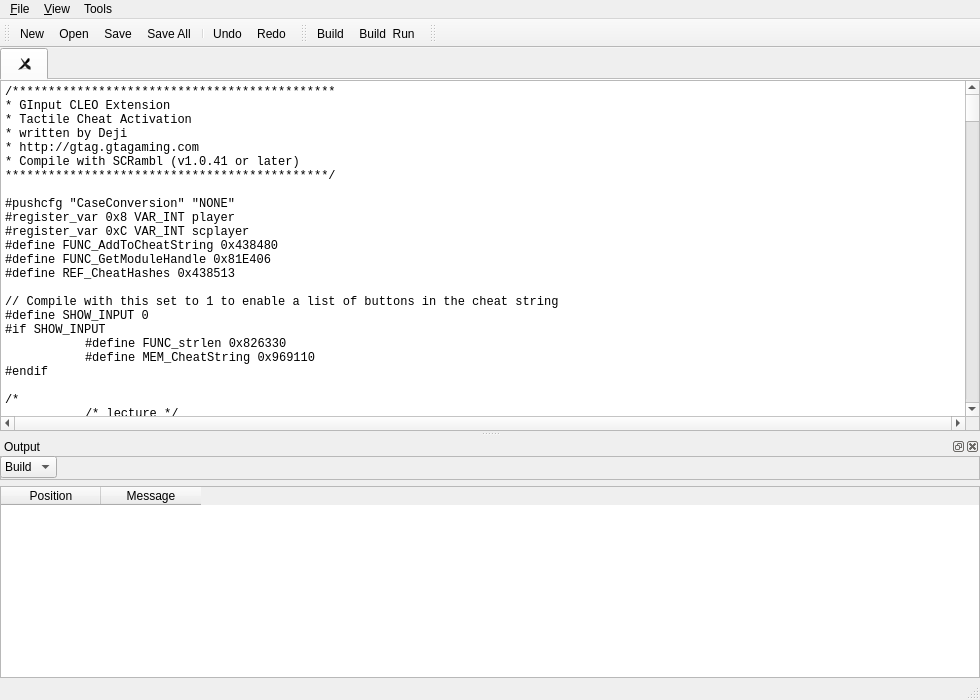
<?xml version="1.0" encoding="UTF-8"?>
<ui version="4.0">
 <class>SCRamblUIClass</class>
 <widget class="QMainWindow" name="SCRamblUIClass">
  <property name="geometry">
   <rect>
    <x>0</x>
    <y>0</y>
    <width>980</width>
    <height>700</height>
   </rect>
  </property>
  <property name="windowTitle">
   <string>SCRamblUI</string>
  </property>
  <property name="documentMode">
   <bool>true</bool>
  </property>
  <property name="dockNestingEnabled">
   <bool>false</bool>
  </property>
  <property name="dockOptions">
   <set>QMainWindow::AllowTabbedDocks|QMainWindow::AnimatedDocks|QMainWindow::VerticalTabs</set>
  </property>
  <widget class="QWidget" name="centralWidget">
   <layout class="QGridLayout" name="gridLayout">
    <property name="leftMargin">
     <number>0</number>
    </property>
    <property name="topMargin">
     <number>0</number>
    </property>
    <property name="rightMargin">
     <number>0</number>
    </property>
    <property name="bottomMargin">
     <number>0</number>
    </property>
    <item row="0" column="0">
     <widget class="QTabWidget" name="gridTabWidget">
      <property name="tabPosition">
       <enum>QTabWidget::North</enum>
      </property>
      <property name="tabShape">
       <enum>QTabWidget::Rounded</enum>
      </property>
      <property name="documentMode">
       <bool>true</bool>
      </property>
      <property name="tabsClosable">
       <bool>true</bool>
      </property>
      <property name="movable">
       <bool>true</bool>
      </property>
      <property name="tabBarAutoHide">
       <bool>false</bool>
      </property>
      <widget class="QWidget" name="gridTabWidgetPage1">
       <attribute name="title">
        <string/>
       </attribute>
       <layout class="QHBoxLayout" name="horizontalLayout">
        <property name="spacing">
         <number>0</number>
        </property>
        <property name="leftMargin">
         <number>0</number>
        </property>
        <property name="topMargin">
         <number>0</number>
        </property>
        <property name="rightMargin">
         <number>0</number>
        </property>
        <property name="bottomMargin">
         <number>0</number>
        </property>
        <item>
         <widget class="CodeEditor" name="plainTextEdit">
          <property name="font">
           <font>
            <family>Courier New</family>
           </font>
          </property>
          <property name="whatsThis">
           <string>&lt;html&gt;&lt;head/&gt;&lt;body&gt;&lt;p&gt;&lt;br/&gt;&lt;/p&gt;&lt;/body&gt;&lt;/html&gt;</string>
          </property>
          <property name="styleSheet">
           <string notr="true">*{
	
	selection-background-color: rgb(0, 255, 127);
}</string>
          </property>
          <property name="frameShadow">
           <enum>QFrame::Raised</enum>
          </property>
          <property name="midLineWidth">
           <number>1</number>
          </property>
          <property name="verticalScrollBarPolicy">
           <enum>Qt::ScrollBarAlwaysOn</enum>
          </property>
          <property name="horizontalScrollBarPolicy">
           <enum>Qt::ScrollBarAlwaysOn</enum>
          </property>
          <property name="lineWrapMode">
           <enum>QPlainTextEdit::NoWrap</enum>
          </property>
          <property name="plainText">
           <string>/*********************************************
* GInput CLEO Extension
* Tactile Cheat Activation
* written by Deji
* http://gtag.gtagaming.com
* Compile with SCRambl (v1.0.41 or later)
*********************************************/

#pushcfg &quot;CaseConversion&quot; &quot;NONE&quot;
#register_var 0x8 VAR_INT player
#register_var 0xC VAR_INT scplayer
#define FUNC_AddToCheatString 0x438480
#define FUNC_GetModuleHandle 0x81E406
#define REF_CheatHashes 0x438513

// Compile with this set to 1 to enable a list of buttons in the cheat string
#define SHOW_INPUT 0
#if SHOW_INPUT
	#define FUNC_strlen 0x826330
	#define MEM_CheatString 0x969110
#endif

/*
	/* lecture */
	Scripts are run before the game fully starts to do set-ups like in the 'INIT' missions
	or continue to the beginning of a loop in a saved script) until the first WAIT
	So it's a good idea to always WAIT, unless we really need that
*/
WAIT 0

{
	LVAR_INT pCheatTable pTranslation pButtons hGInput GInput_GetSourceButtonInput
	GET_LABEL_POINTER (cheats) pCheatTable
	GET_LABEL_POINTER (buttons) pButtons
	GET_LABEL_POINTER (translation) pTranslation
	
	// Get the module handle for GInput.asi
	CALL_FUNCTION_RETURN (FUNC_GetModuleHandle, 1, 0, STRING:&quot;GInput.asi&quot;) hGInput

	// If not found, wait to warn the user
	IF hGInput = 0
		WHILE NOT IS_PLAYER_PLAYING (player)
		OR NOT IS_PLAYER_CONTROL_ON (player)
		OR IS_HELP_MESSAGE_BEING_DISPLAYED
			WAIT 0
		ENDWHILE
		PRINT_HELP_STRING &quot;Tactile Cheat Activation~n~~r~Error: GInput.asi not found!&quot;
		TERMINATE_THIS_CUSTOM_SCRIPT
	ENDIF
	
	// Get the only func we need and save it
	GET_DYNAMIC_LIBRARY_PROCEDURE (&quot;_GInput_GetSourceButtonInput@8&quot;, hGInput) GInput_GetSourceButtonInput
	
main:
	WAIT 0
	
	IF IS_PLAYER_PLAYING (player)
		LVAR_INT counter pAddr button temp_val1 temp_val2
		
		// Check for button presses
		REPEAT 14 counter
			button = counter + LEFTSHOULDER1
			
			IF NOT button == START
			AND NOT button == SELECT
				// Will return the exact input of a specific button, disregarding situational mapping
				CALL_FUNCTION_RETURN (GInput_GetSourceButtonInput, 2, 0, button, player) temp_val1
				
				// Get the address of the &quot;pressed buttons&quot; array, read the current value, write the new one
				pAddr = pButtons + counter
				READ_MEMORY (pAddr, 1, FALSE) temp_val2
				WRITE_MEMORY (pAddr, 1, temp_val1, FALSE)
				
				// If it wasn't already in the &quot;pressed buttons&quot; array, add it to the cheat string
				IF NOT temp_val1 = 0
				AND temp_val2 = 0
					// Find the appropriate ASCII character for this button so it can be hashed
					pAddr = pTranslation + counter
					READ_MEMORY (pAddr, 1, FALSE) temp_val2
					
					// Temporarily replace the cheat hashes array - the cheats will be only usable directly through this script
					READ_MEMORY (REF_CheatHashes, 4, TRUE) temp_val1
					WRITE_MEMORY (REF_CheatHashes, 4, pCheatTable, TRUE)
					
					// Pass to the func which handles PC cheats - it'll take care of everything (R* used the same method)
					CALL_FUNCTION (FUNC_AddToCheatString, 1, 1, temp_val2)
					
					// Restore the cheat hashes so PC cheats can be entered, other scripts can also have custom cheats, etc.
					WRITE_MEMORY (REF_CheatHashes, 4, temp_val1, TRUE)
				ENDIF
			ENDIF
		ENDREPEAT
		
		#if SHOW_INPUT
			// For, like, taking a video of this script and showing how the cheats are being entered...
			LVAR_INT len pCheatText pCheatEnd
			
			// Get the cheat string length and continue if we have anything to print
			CALL_FUNCTION_RETURN (FUNC_strlen, 1, 1, MEM_CheatString) len
			IF len &gt; 0
				GET_LABEL_POINTER (cheat_text) pCheatText
				
				// Only show the last 16 buttons
				IF len &gt; 16
					len = 16
				ENDIF
				
				// The cheat string is in reverse, so start from the end...
				pCheatEnd = MEM_CheatString + len
				WHILE pCheatEnd &gt; MEM_CheatString
					--pCheatEnd
					--len
					
					// [space]
					WRITE_MEMORY (pCheatText, 1, 0x20, FALSE)
					++pCheatText
					
					// Read the next/last char
					READ_MEMORY (pCheatEnd, 1, FALSE) temp_val1
					
					// Convert the cheat string char to a GXT symbol - which GInput will convert to a texture
					IF NOT temp_val1 == 0x31		// 1
						IF NOT temp_val1 == 0x32		// 2
							IF NOT temp_val1 == 0x33		// 3
								IF NOT temp_val1 == 0x34		// 4
									IF NOT temp_val1 == 0x55		// U(p)
										IF NOT temp_val1 == 0x44		// D(own)
											IF NOT temp_val1 == 0x4C		//  L(eft)
												IF NOT temp_val1 == 0x52		// R(ight)
													IF NOT temp_val1 == 0x53		// S(quare)
														IF NOT temp_val1 == 0x54		// T(riangle)
															IF NOT temp_val1 == 0x58		// X
																IF NOT temp_val1 == 0x43		// C(ircle)
																	// it looks hideous...
																	//WRITE_MEMORY (pCheatText, 1, temp_val1, FALSE)
																	//++pCheatText
																	--pCheatText
																	GOTO showinput_continue
																ELSE
																	temp_val2 = 0x6F	// o
																ENDIF
															ELSE
																temp_val2 = 0x78	// x
															ENDIF
														ELSE
															temp_val2 = 0x74	// t
														ENDIF
													ELSE
														temp_val2 = 0x71	// q
													ENDIF
												ELSE
													temp_val2 = 0x3E	// r
												ENDIF
											ELSE
												temp_val2 = 0x3C	// l
											ENDIF
										ELSE
											temp_val2 = 0x64	// d
										ENDIF
									ELSE
										temp_val2 = 0x75	// u
									ENDIF
								ELSE
									temp_val2 = 0x76	// v
								ENDIF
							ELSE
								temp_val2 = 0x6A	// j
							ENDIF
						ELSE
							temp_val2 = 0x6D	// m
						ENDIF
					ELSE
						temp_val2 = 0x6B	// k
					ENDIF
					
					// Concatenate the GXT symbol '~%c~' (where %c is the character we just got above, duh)
					WRITE_MEMORY (pCheatText, 1, 0x7E, FALSE)
					++pCheatText
					WRITE_MEMORY (pCheatText, 1, temp_val2, FALSE)
					++pCheatText
					WRITE_MEMORY (pCheatText, 1, 0x7E, FALSE)
					++pCheatText
					
					showinput_continue:
				ENDWHILE
				
				// \0 at the end, standard...
				WRITE_MEMORY (pCheatText, 1, 0, FALSE)
				
				// Add the text label
				GET_LABEL_POINTER (cheat_text) pCheatText
				ADD_TEXT_LABEL (&quot;_TAC&quot;, pCheatText)
			ELSE
				ADD_TEXT_LABEL (&quot;_TAC&quot;, &quot;&quot;)
			ENDIF
			
			// Print out the list
			USE_TEXT_COMMANDS TRUE
			SET_TEXT_SCALE (2.0, 2.0)
			SET_TEXT_SIZE 1.0
			DISPLAY_TEXT (8.0, 10.0, _TAC)
		#endif
	ENDIF
	
	GOTO main
}

#if SHOW_INPUT
	// if we're showing input, this gives us space to fit the GXT keys
	#hex
	cheat_text:
	00 00 00 00 00 00 00 00 00 00 00 00 00 00 00 00	00 00 00 00 00 00 00 00 00 00 00 00 00 00 00 00		// 32
	00 00 00 00 00 00 00 00 00 00 00 00 00 00 00 00	00 00 00 00 00 00 00 00 00 00 00 00 00 00 00 00		// 64
	00 00 00 00 00 00 00 00 00 00 00 00 00 00 00 00	00 00 00 00 00 00 00 00 00 00 00 00 00 00 00 00		// 96
	#endhex
#endif

// Space to store which buttons are currently held, so we dont repeatedly add it
#hex
buttons:
00 00 00 00 00 00 00 00 00 00 00 00 00 00 00 00			// 16
#endhex

/*
	GTASA PS2 Cheat Hashes
	Recovered from the PS2 GTASA binary.
	Cheats are encrypted by reversing a string (so the input string doesn't need reversing every time)
	and calculating a CRC hash from it. The string is formatted depending on the buttons to press:
		X = Cross
		T = Triangle
		C = Circle
		S = Square
		U = Up
		D = Down
		L = Left
		R = Right
		1 = L1
		2 = L2
		3 = R1
		4 = R2
	e.g. for the weapon cheat (first in the hash table), hashing &quot;URDLURDL4143&quot; will produce 0x518BAD1E.
	
	GTASA was the first (and perhaps last) game in the series to use hashed cheats. This means that there
	are a huge number of possible combinations (over 200,000 confirmed) which can produce the same hash.
*/
#hex
cheats:
1EAD8B51 FB747986 05027580 A5E57B20 A49EF197 	// 0
E56ECF4D 1B17F6D8 30264DA4 021E33D2 292F88AE	// 5
5402598F C91A176A 0DE5EDB4 A666C4CB E09B9F7F 	// 10
281603F0 0292842A 0D295494 EEEEA1E6 E47DBBE5 	// 15
875C86B1 B76C60D9 1FF833B5 DDA2ECE3 817C02F8 	// 20
2B4F181B 546C6509 B194B562 FBA8B3C9 5213EE53 	// 25
E116C1BA BFB3A08F 8A93579C 88F72076 98F427FD 	// 30
70BBE456 B5525F9A 0049BA49 196A8B20 4E854486 	// 35
2013E451 94F19BE8 CF20CCC3 B78FC99B 773B9521 	// 40
BDB08091 A965D112 4E6D2E9C F498B87E 490D5A82 	// 45
1CB73F10 B3FB6C9A 4D9A372A 57D0F8A6 33958F68 	// 50
54E44076 599435C3 0DD6D4E1 63C154D3 9B456E4E 	// 55
C60903ED 2D27C6F0 4FC21EC3 5FA8EFF3 E5310EB4 	// 60
CD041833 0C5FA944 F45180C5 07ECFFF5 AEF732CB 	// 65
2104BCF9 675C20F9 7C374CF2 B4736264 9A2CDF20 	// 70
2053E2CD FC6C817F 45E3CFA3 31830183 E2865BF3 	// 75
9EC12E53 9B1CC977 4E2B51E2 7A2D4EBC 1566F262 	// 80
D3576DF9 E11C79D5 333443EB 860376FA 11A7E1AC 	// 90
00000000 00000000 00000000 00000000 00000000	// 95
#endhex
#hex
translation:
// LEFTSHOULDER1-CIRCLE
&quot;1&quot; &quot;2&quot; &quot;3&quot; &quot;4&quot; &quot;U&quot; &quot;D&quot; &quot;L&quot; &quot;R&quot; 00 00 &quot;S&quot; &quot;T&quot; &quot;X&quot; &quot;C&quot; 00
#endhex
</string>
          </property>
         </widget>
        </item>
       </layout>
      </widget>
     </widget>
    </item>
   </layout>
  </widget>
  <widget class="QMenuBar" name="menuBar">
   <property name="geometry">
    <rect>
     <x>0</x>
     <y>0</y>
     <width>980</width>
     <height>26</height>
    </rect>
   </property>
   <property name="defaultUp">
    <bool>false</bool>
   </property>
   <property name="nativeMenuBar">
    <bool>false</bool>
   </property>
   <widget class="QMenu" name="menuFile">
    <property name="title">
     <string>&amp;File</string>
    </property>
   </widget>
   <widget class="QMenu" name="menuTools">
    <property name="title">
     <string>Tools</string>
    </property>
    <addaction name="action_Options"/>
   </widget>
   <widget class="QMenu" name="menuView">
    <property name="title">
     <string>&amp;View</string>
    </property>
    <addaction name="action_Output"/>
   </widget>
   <addaction name="menuFile"/>
   <addaction name="menuView"/>
   <addaction name="menuTools"/>
  </widget>
  <widget class="QToolBar" name="mainToolBar">
   <property name="accessibleName">
    <string>Hello</string>
   </property>
   <property name="iconSize">
    <size>
     <width>28</width>
     <height>28</height>
    </size>
   </property>
   <property name="toolButtonStyle">
    <enum>Qt::ToolButtonIconOnly</enum>
   </property>
   <attribute name="toolBarArea">
    <enum>TopToolBarArea</enum>
   </attribute>
   <attribute name="toolBarBreak">
    <bool>false</bool>
   </attribute>
   <addaction name="actionNew"/>
   <addaction name="actionOpen"/>
   <addaction name="actionSave"/>
   <addaction name="actionSaveAll"/>
   <addaction name="separator"/>
   <addaction name="actionUndo"/>
   <addaction name="actionRedo"/>
  </widget>
  <widget class="QStatusBar" name="statusBar">
   <property name="statusTip">
    <string/>
   </property>
  </widget>
  <widget class="QToolBar" name="toolBar">
   <property name="windowTitle">
    <string>toolBar</string>
   </property>
   <property name="iconSize">
    <size>
     <width>28</width>
     <height>28</height>
    </size>
   </property>
   <attribute name="toolBarArea">
    <enum>TopToolBarArea</enum>
   </attribute>
   <attribute name="toolBarBreak">
    <bool>false</bool>
   </attribute>
   <addaction name="actionBuild"/>
   <addaction name="actionBuildRun"/>
  </widget>
  <widget class="QToolBar" name="toolBar_2">
   <property name="windowTitle">
    <string>toolBar_2</string>
   </property>
   <attribute name="toolBarArea">
    <enum>TopToolBarArea</enum>
   </attribute>
   <attribute name="toolBarBreak">
    <bool>false</bool>
   </attribute>
  </widget>
  <widget class="QDockWidget" name="dockWidget">
   <property name="floating">
    <bool>false</bool>
   </property>
   <property name="features">
    <set>QDockWidget::AllDockWidgetFeatures</set>
   </property>
   <property name="allowedAreas">
    <set>Qt::AllDockWidgetAreas</set>
   </property>
   <property name="windowTitle">
    <string>Output</string>
   </property>
   <attribute name="dockWidgetArea">
    <number>8</number>
   </attribute>
   <widget class="QWidget" name="dockWidgetContents">
    <property name="autoFillBackground">
     <bool>true</bool>
    </property>
    <layout class="QVBoxLayout" name="verticalLayout">
     <property name="leftMargin">
      <number>0</number>
     </property>
     <property name="topMargin">
      <number>0</number>
     </property>
     <property name="rightMargin">
      <number>0</number>
     </property>
     <property name="bottomMargin">
      <number>0</number>
     </property>
     <item>
      <widget class="QFrame" name="frame">
       <property name="minimumSize">
        <size>
         <width>0</width>
         <height>24</height>
        </size>
       </property>
       <property name="frameShape">
        <enum>QFrame::StyledPanel</enum>
       </property>
       <property name="frameShadow">
        <enum>QFrame::Raised</enum>
       </property>
       <widget class="QComboBox" name="comboBox">
        <property name="geometry">
         <rect>
          <x>0</x>
          <y>0</y>
          <width>57</width>
          <height>22</height>
         </rect>
        </property>
        <property name="sizeAdjustPolicy">
         <enum>QComboBox::AdjustToContents</enum>
        </property>
        <item>
         <property name="text">
          <string>Build</string>
         </property>
        </item>
       </widget>
      </widget>
     </item>
     <item>
      <widget class="QTableWidget" name="tableWidget">
       <property name="alternatingRowColors">
        <bool>true</bool>
       </property>
       <column>
        <property name="text">
         <string>Position</string>
        </property>
       </column>
       <column>
        <property name="text">
         <string>Message</string>
        </property>
       </column>
      </widget>
     </item>
    </layout>
   </widget>
  </widget>
  <action name="actionNew">
   <property name="icon">
    <iconset resource="scramblui.qrc">
     <normaloff>:/SCRamblUI/new_icon</normaloff>:/SCRamblUI/new_icon</iconset>
   </property>
   <property name="text">
    <string>&amp;New</string>
   </property>
   <property name="toolTip">
    <string>New File</string>
   </property>
   <property name="shortcut">
    <string>Ctrl+N</string>
   </property>
  </action>
  <action name="actionOpen">
   <property name="icon">
    <iconset resource="scramblui.qrc">
     <normaloff>:/SCRamblUI/open_icon</normaloff>:/SCRamblUI/open_icon</iconset>
   </property>
   <property name="text">
    <string>&amp;Open</string>
   </property>
   <property name="toolTip">
    <string>Open File</string>
   </property>
   <property name="shortcut">
    <string>Ctrl+O</string>
   </property>
  </action>
  <action name="actionSave">
   <property name="icon">
    <iconset resource="scramblui.qrc">
     <normaloff>:/SCRamblUI/save_icon</normaloff>:/SCRamblUI/save_icon</iconset>
   </property>
   <property name="text">
    <string>&amp;Save</string>
   </property>
   <property name="toolTip">
    <string>Save File</string>
   </property>
   <property name="shortcut">
    <string>Ctrl+S</string>
   </property>
  </action>
  <action name="actionSaveAll">
   <property name="icon">
    <iconset resource="scramblui.qrc">
     <normaloff>:/SCRamblUI/saveall_icon</normaloff>:/SCRamblUI/saveall_icon</iconset>
   </property>
   <property name="text">
    <string>Save A&amp;ll</string>
   </property>
   <property name="toolTip">
    <string>Save All</string>
   </property>
   <property name="shortcut">
    <string>Ctrl+Shift+S</string>
   </property>
  </action>
  <action name="action_Options">
   <property name="icon">
    <iconset resource="scramblui.qrc">
     <normaloff>:/SCRamblUI/options_icon</normaloff>:/SCRamblUI/options_icon</iconset>
   </property>
   <property name="text">
    <string>&amp;Options</string>
   </property>
   <property name="shortcut">
    <string>F10</string>
   </property>
  </action>
  <action name="actionBuild">
   <property name="icon">
    <iconset resource="scramblui.qrc">
     <normaloff>:/SCRamblUI/build_icon</normaloff>:/SCRamblUI/build_icon</iconset>
   </property>
   <property name="text">
    <string>&amp;Build</string>
   </property>
   <property name="toolTip">
    <string>Build</string>
   </property>
   <property name="shortcut">
    <string>F7</string>
   </property>
  </action>
  <action name="actionBuildRun">
   <property name="icon">
    <iconset resource="scramblui.qrc">
     <normaloff>:/SCRamblUI/buildrun_icon</normaloff>:/SCRamblUI/buildrun_icon</iconset>
   </property>
   <property name="text">
    <string>&amp;Build &amp; Run</string>
   </property>
   <property name="toolTip">
    <string>Build &amp; Run</string>
   </property>
   <property name="shortcut">
    <string>F5</string>
   </property>
  </action>
  <action name="actionUndo">
   <property name="icon">
    <iconset resource="scramblui.qrc">
     <normaloff>:/SCRamblUI/undo_icon</normaloff>:/SCRamblUI/undo_icon</iconset>
   </property>
   <property name="text">
    <string>&amp;Undo</string>
   </property>
   <property name="toolTip">
    <string>Undo</string>
   </property>
   <property name="shortcut">
    <string>Ctrl+Z</string>
   </property>
  </action>
  <action name="actionRedo">
   <property name="icon">
    <iconset resource="scramblui.qrc">
     <normaloff>:/SCRamblUI/redo_icon</normaloff>:/SCRamblUI/redo_icon</iconset>
   </property>
   <property name="text">
    <string>&amp;Redo</string>
   </property>
   <property name="toolTip">
    <string>Redo</string>
   </property>
   <property name="shortcut">
    <string>Ctrl+Y</string>
   </property>
  </action>
  <action name="action_Output">
   <property name="checkable">
    <bool>true</bool>
   </property>
   <property name="checked">
    <bool>true</bool>
   </property>
   <property name="text">
    <string>&amp;Output</string>
   </property>
   <property name="shortcut">
    <string>Ctrl+Shift+O</string>
   </property>
  </action>
  <zorder>dockWidget</zorder>
 </widget>
 <layoutdefault spacing="6" margin="11"/>
 <customwidgets>
  <customwidget>
   <class>CodeEditor</class>
   <extends>QPlainTextEdit</extends>
   <header>editor.h</header>
  </customwidget>
 </customwidgets>
 <tabstops>
  <tabstop>gridTabWidget</tabstop>
 </tabstops>
 <resources>
  <include location="scramblui.qrc"/>
 </resources>
 <connections>
  <connection>
   <sender>action_Output</sender>
   <signal>triggered(bool)</signal>
   <receiver>dockWidget</receiver>
   <slot>setVisible(bool)</slot>
   <hints>
    <hint type="sourcelabel">
     <x>-1</x>
     <y>-1</y>
    </hint>
    <hint type="destinationlabel">
     <x>516</x>
     <y>649</y>
    </hint>
   </hints>
  </connection>
  <connection>
   <sender>dockWidget</sender>
   <signal>visibilityChanged(bool)</signal>
   <receiver>action_Output</receiver>
   <slot>setChecked(bool)</slot>
   <hints>
    <hint type="sourcelabel">
     <x>516</x>
     <y>649</y>
    </hint>
    <hint type="destinationlabel">
     <x>-1</x>
     <y>-1</y>
    </hint>
   </hints>
  </connection>
  <connection>
   <sender>actionUndo</sender>
   <signal>triggered()</signal>
   <receiver>plainTextEdit</receiver>
   <slot>undo()</slot>
   <hints>
    <hint type="sourcelabel">
     <x>-1</x>
     <y>-1</y>
    </hint>
    <hint type="destinationlabel">
     <x>503</x>
     <y>337</y>
    </hint>
   </hints>
  </connection>
  <connection>
   <sender>actionRedo</sender>
   <signal>triggered()</signal>
   <receiver>plainTextEdit</receiver>
   <slot>redo()</slot>
   <hints>
    <hint type="sourcelabel">
     <x>-1</x>
     <y>-1</y>
    </hint>
    <hint type="destinationlabel">
     <x>503</x>
     <y>337</y>
    </hint>
   </hints>
  </connection>
 </connections>
</ui>
